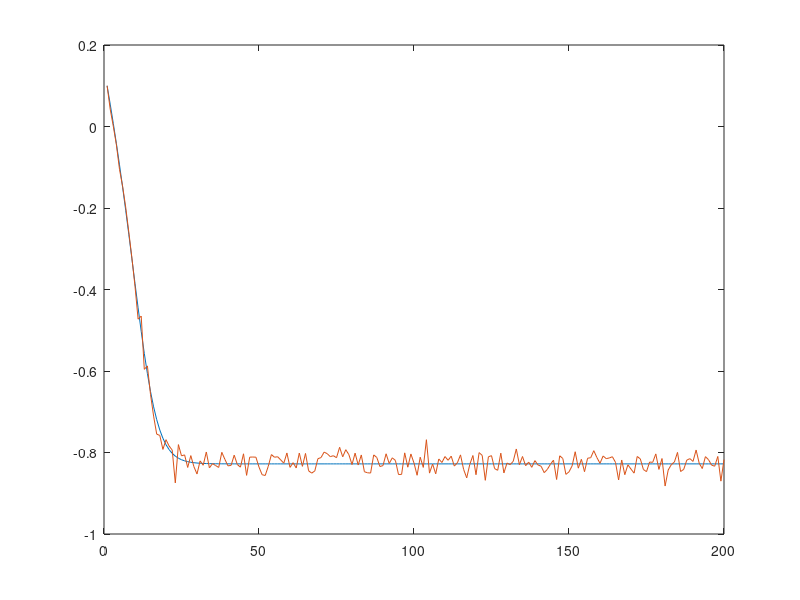

MATLAB code to generate this figure: (Note: this script raises an error after producing the figure.)
clc
global std_x std_z C x0 T a h A z x_all

std_x = 0.02;
std_z = 0.01;
C = 0.05;
x0 = 0.1;
T = 200;
MC = 100;
a = @(xk,noise) -0.05 + sin(xk) + C*xk + noise*std_x*randn(numel(xk),1);
h = @(xk,noise) abs(xk) + noise*std_z*randn(numel(xk),1);
A = @(xk) cos(xk) + C;

x_all = zeros(1,T);
x_all_n = zeros(1,T);
z = zeros(1,T);
x_all(1) = x0;
x_all_n(1) = x0;

for i = 2:T
    x_all(i) = a(x_all(i-1),0);
    z(i) = h(x_all(i),1);
    x_all_n(i) = a(x_all(i-1),1);
end

plot(1:T,x_all)
hold on
plot(1:T,x_all_n)

errors = zeros(5,MC);
for i=1:MC
    errors(1,i) = ekf_explicit();
    errors(2,i) = ekf_implicit();
    errors(3,i) = dhf_explicit(0);
    errors(4,i) = dhf_explicit(1);
    errors(5,i) = dhf_implicit();
end
mean(errors,2)

function error = ekf_explicit()
    global std_x std_z x0 T a h A z x_all
    x_filt = zeros(1,T);
    x_filt(1) = x0;
    cov_x = zeros(1,T);
    cov_x(1) = 0.001;

    for i = 2:T
        x_pred = a(x_filt(i-1),0);
        cov_pred = A(x_filt(i-1))*cov_x(i-1)*A(x_filt(i-1)) + std_x^2;

        K = cov_pred*H(x_pred)/(H(x_pred)*cov_pred*H(x_pred) + std_z^2);
        x_filt(i) = x_pred + K*(z(i)-h(x_pred,0));
        cov_x(i) = (1-K*H(x_pred))*cov_pred;
    end
    plot(1:T,x_filt)
    error = sqrt(mean((x_filt-x_all).^2));
end

function error = ekf_implicit()
    global std_x std_z x0 T a A z x_all
   
    Hz = @(zk) -2*zk;
    Hx = @(xk) 2*xk;
    h_impl = @(xk, zk) xk^2-zk^2;
    x_filt = zeros(1,T);
    x_filt(1) = x0;
    cov_x = zeros(1,T);
    cov_x(1) = 0.001;

    for i = 2:T
        x_pred = a(x_filt(i-1),0);
        cov_pred = A(x_filt(i-1))*cov_x(i-1)*A(x_filt(i-1)) + std_x^2;

        K = cov_pred*Hx(x_pred)/(Hx(x_pred)*cov_pred*Hx(x_pred) + Hz(z(i))*std_z^2*Hz(z(i)));
        x_filt(i) = x_pred + K*(-h_impl(x_pred,z(i)));
        cov_x(i) = (1-K*H(x_pred))*cov_pred;
    end
    plot(1:T,x_filt)
    error = sqrt(mean((x_filt-x_all).^2));
end

function error = dhf_explicit(corrigated)
    global std_x std_z x0 T a h A z x_all
    
    p = 500;
    x_particles = zeros(p,T);
    x_particles(:,1) = mvnrnd(x0,0.1,p);
    d_lambda = 0.1;
    x_avg_ekf = mean(x_particles(:,1));
    cov_ekf = 0.001;
    
    x_filt = zeros(1,T);
    x_filt(1) = x_avg_ekf;

    for i = 2:T
        x_particles(:,i) = a(x_particles(:,i-1),1);
        x_filt(i) = mean(x_particles(:,i));
        
        x_avg_pred_ekf = a(x_avg_ekf,0);
        cov_pred_ekf = A(x_avg_ekf)*cov_ekf*A(x_avg_ekf) + std_x^2;

        for j = 1:1/d_lambda
            lambda = j*d_lambda;
            H_lin = H(x_filt(i));
            gamma = h(x_filt(i),0)-H_lin*x_filt(i);
            B = -0.5*cov_pred_ekf*H_lin/(lambda*H_lin*cov_pred_ekf*H_lin + std_z^2)*H_lin;
            b = (1+2*lambda*B)*((1+lambda*B)*cov_pred_ekf*H_lin/std_z^2*(z(i)-corrigated*gamma) + B*x_filt(i));
            x_particles(:,i) = x_particles(:,i) + d_lambda*(B*x_particles(:,i)+b);
            x_filt(i) = mean(x_particles(:,i));
        end
        
        H_lin = H(x_avg_pred_ekf);
        K = cov_pred_ekf*H_lin/(H_lin*cov_pred_ekf*H_lin + std_z^2);
        x_avg_ekf = x_avg_pred_ekf + K*(z(i)-h(x_avg_pred_ekf,0));
        cov_ekf = (1-K*H_lin)*cov_pred_ekf;
    end
    plot(1:T,x_filt)
    error = sqrt(mean((x_filt-x_all).^2));
end

function error = dhf_implicit()
    global std_x std_z x0 T a h A z x_all
    
    Hz = @(zk) 2*zk;
    Hx = @(xk) 2*xk;
    h_impl = @(xk, zk) xk^2-zk^2;
    p = 500;
    
    x_particles = zeros(p,T);
    x_particles(:,1) = mvnrnd(x0,0.1,p);
    d_lambda = 0.1;
    x_avg_ekf = mean(x_particles(:,1));
    cov_ekf = 0.001;
    
    x_filt = zeros(1,T);
    x_filt(1) = x_avg_ekf;

    for i = 2:T
        x_particles(:,i) = a(x_particles(:,i-1),1);
        x_filt(i) = mean(x_particles(:,i));
        
        x_avg_pred_ekf = a(x_avg_ekf,0);
        cov_pred_ekf = A(x_avg_ekf)*cov_ekf*A(x_avg_ekf) + std_x^2;
        
        H_lin_z = Hz(z(i));
        for j = 1:1/d_lambda
            lambda = j*d_lambda;
            H_lin = Hx(x_filt(i));
            y = -h_impl(x_filt(i),z(i))+H_lin*x_filt(i);
            B = -0.5*cov_pred_ekf*H_lin/(lambda*H_lin*cov_pred_ekf*H_lin + H_lin_z*std_z^2*H_lin_z)*H_lin;
            b = (1+2*lambda*B)*((1+lambda*B)* ...
                cov_pred_ekf*H_lin/(H_lin_z*std_z^2*H_lin_z)* ...
                y + B*x_filt(i));
            x_particles(:,i) = x_particles(:,i) + d_lambda*(B*x_particles(:,i)+b);
            x_filt(i) = mean(x_particles(:,i));
        end 
        
        H_lin = Hx(x_avg_pred_ekf);
        K = cov_pred_ekf*H_lin/(H_lin*cov_pred_ekf*H_lin + std_z^2);
        x_avg_ekf = x_avg_pred_ekf + K*(z(i)-h(x_avg_pred_ekf,0));
        cov_ekf = (1-K*H_lin)*cov_pred_ekf;
    end
    plot(1:T,x_filt)
    error = sqrt(mean((x_filt-x_all).^2));
end

function out = H(xk)
    if (xk < 0)
        out = -1;
    elseif (xk > 0)
        out = 1;
    else
        disp("x cannot be 0")
        out = NaN;
    end
end